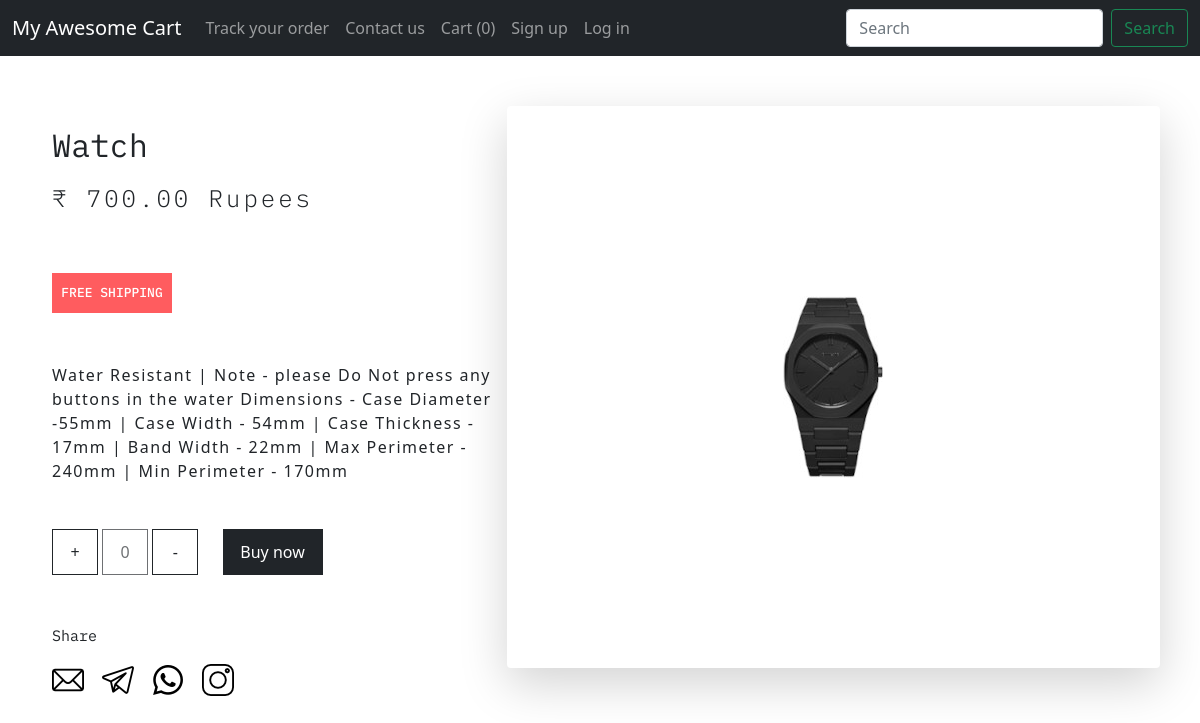
The page /shop/products/1 on the database its author committed.
### shop/models.py (models this page shows)
class Product(models.Model):
    product_id = models.AutoField
    product_name =  models.CharField(max_length=50)
    short_desc=models.CharField(max_length=50, default='')
    long_desc=models.CharField(max_length=600, default='')
    pub_date = models.DateField()
    category = models.CharField(max_length=50, default='')
    sub_category = models.CharField(max_length=50, default='')
    price = models.IntegerField(default=0)
    image = models.ImageField(upload_to="shop/images", default="")
    colour = models.CharField(max_length=20, default='')
    def __str__(self):
        return self.product_name

### shop/views.py (the view)
# urls.py: path('products/<int:id>', views.productview, name='Product View'),
def productview(request, id):
    product = models.Product.objects.filter(id=id)
    print(product[0])
    return render(request, 'shops/product.html', {'product': product[0]})

### shop/templates/shops/product.html (shortened to what this page needs)
{% extends 'shops/basic.html' %}
{% block body %}
<div>
    <div class="row w-auto flex-column-reverse flex-lg-row" style='margin: 10px 0'>
        <div class="col-lg-5 check">
            <h2>{{ product.product_name }}</h2>
            <h4>&#8377;  {{ product.price }}.00 Rupees</h4>
            <div class="free-shipping d-flex justify-content-evenly align-items-center">
                <div>Free shipping</div>
            </div>
            <p class="paragraph">{{ product.long_desc }}</p>
            <div class='all-buttons'>
                <button class="btn btn-outline-dark">+</button>
                <button class="btn btn-outline-dark" disabled>0</button>
                <button class="btn btn-outline-dark">-</button>
                <form action="/shop/cart/{{ product.id }}" method="get" style='display: inline-block'>
                    <button class="btn btn-dark" style='width: 100px'>Buy now</button>
                </form>
            </div>
            <p class="share">Share</p>
            <div>
                <div class="row icons">
                    <div class="col-3">
                        <img src="/media/shop/images/mail.png" alt="mail">
                    </div>
                    <div class="col-3">
                        <img src="/media/shop/images/telegram.png" alt="telegram">
                    </div>
                    <div class="col-3">
                        <img src="/media/shop/images/whatsapp.png" alt="whatsapp">
                    </div>
                    <div class="col-3">
                        <img src="/media/shop/images/instagram.png" alt="instagram">
                    </div>
                </div>
            </div>
        </div>
        <div class="col-lg-7 check d-flex justify-content-center align-items-center shadow-lg p-3 mb-5 bg-body rounded col-md-12">
            <img src="/media/{{ product.image }}" alt="">
        </div>
    </div>
</div>
{% endblock %}

### shop/templates/shops/basic.html (shortened to what this page needs)
<!doctype html>
<html lang="en">
  <head>
    <link href="https://cdn.jsdelivr.net/npm/bootstrap@5.1.2/dist/css/bootstrap.min.css" rel="stylesheet">
  </head>
  <body>
    <nav class="navbar navbar-expand-lg navbar-dark bg-dark">
      <div class="container-fluid">
        <a class="navbar-brand" href="/shop">My Awesome Cart</a>
        <div class="collapse navbar-collapse" id="navbarSupportedContent">
          <ul class="navbar-nav me-auto mb-2 mb-lg-0">
            <li class="nav-item">
              <a class="nav-link" href="/shop/tracker">Track your order</a>
            </li>
            <li class="nav-item">
              <a class="nav-link" href="/shop/contact">Contact us</a>
            </li>
            <li class="nav-item">
              <a href="/shop/cart" class="nav-link cart-n">Cart</a>
            </li>
            {% if user.is_authenticated %}
              <li class="nav-item">
                <a href="/shop/log-out" class="nav-link">Log out</a>
              </li>
            {% else %}
              <li class="nav-item">
                <a href="/shop/sign-up" class="nav-link">Sign up</a>
              </li>
              <li class="nav-item">
                <a href="/shop/log-in" class="nav-link">Log in</a>
              </li>
              {% endif %}
            </ul>
          <form class="d-flex">
            <input class="form-control me-2" type="search" placeholder="Search" aria-label="Search">
            <button class="btn btn-outline-success" type="submit">Search</button>
          </form>
        </div>
      </div>
    </nav>
    {% block body %} {% endblock %}
  </body>
</html>

### shop/templates/shops/product.html (style rules this page uses)
h2 { font-family: 'IBM Plex Mono', monospace; margin-top: 20px; font-weight: 400; }
h4 { font-family: 'IBM Plex Mono', monospace; font-weight: 300; margin-top: 20px; letter-spacing: 3px; }
.free-shipping { margin-top: 60px; height: 40px; width: 120px; background: rgb(255, 92, 95); }
.free-shipping div { color: white; font-family: 'IBM Plex Mono', monospace; font-size: 13px; font-weight: 500; text-align: center; text-transform: uppercase; }
.paragraph { letter-spacing: 1.5px; margin-top: 50px; }
.btn-outline-dark, .btn-dark { margin-top: 30px; border-radius: 0; padding: 10px; width: 46px; }
.btn-dark { margin-left: 20px; }
.share { margin-top: 50px; font-family: 'IBM Plex Mono', monospace; font-size: 15px; }
.w-auto { padding: 40px; }
.col-lg-5 { margin-bottom: 20px; }
.icons { width: 200px; }

### rows shown on the page
Product: product_name "Watch", price "700", long_desc "Water Resistant | Note - please Do Not press any buttons in the water Dimensions - Case Diameter -55mm | Case Width - 54mm | Case Thickness - 17mm | Band Width - 22mm | Max Perimeter - 240mm | Min Perimeter - 170mm", image (picture)
